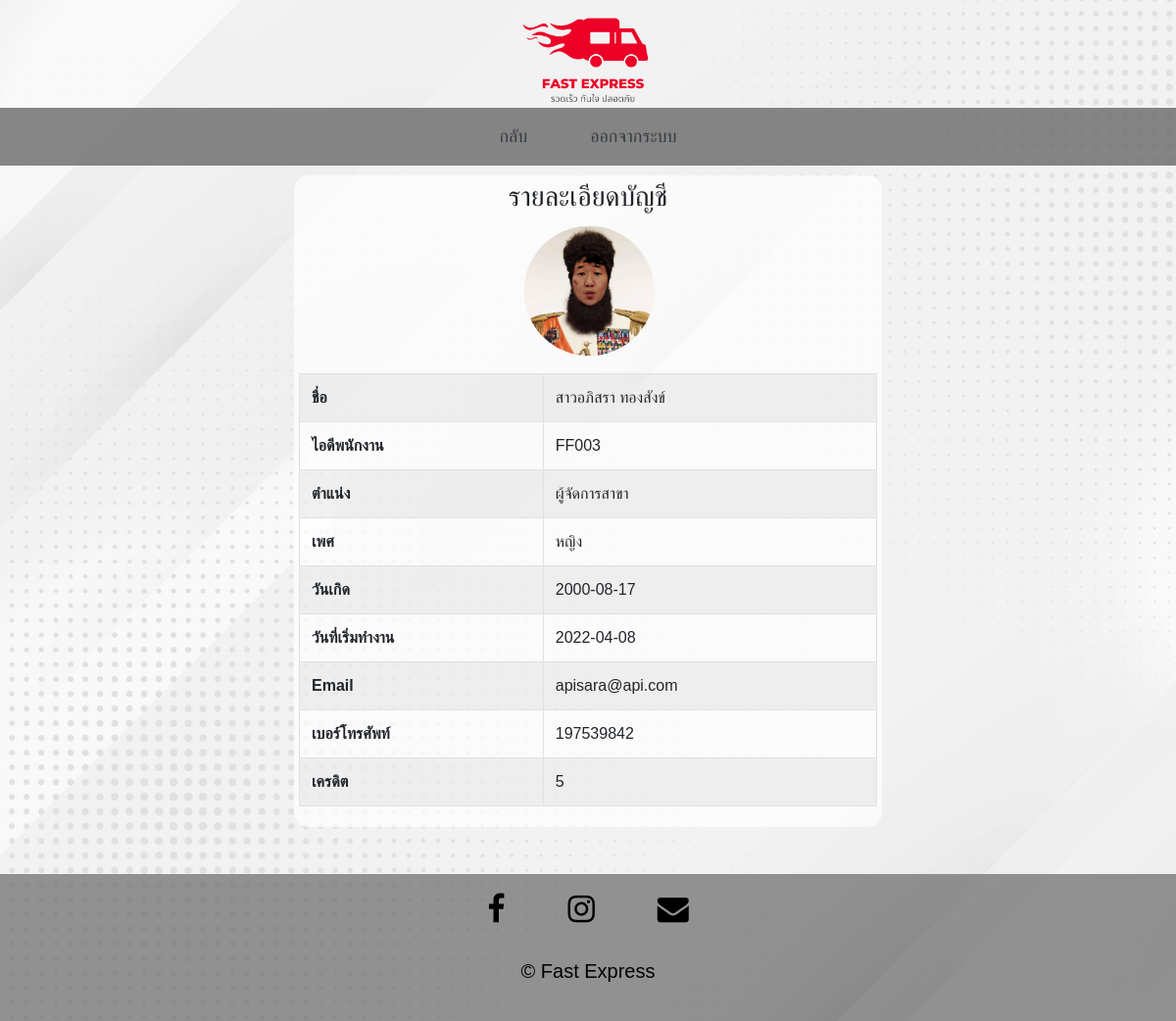
Page /account.php (signed in) on the committed database.
### tables this page shows
CREATE TABLE `staff` (
  `StaffID` varchar(30) NOT NULL,
  `Name` varchar(30) NOT NULL,
  `Designation` varchar(30) NOT NULL,
  `Gender` varchar(10) NOT NULL,
  `DOB` date NOT NULL,
  `DOJ` date NOT NULL,
  `Salary` int(11) NOT NULL,
  `Mobile` bigint(20) NOT NULL,
  `Email` varchar(30) NOT NULL,
  `Credits` int(11) NOT NULL DEFAULT 0
);

### account.php (the view, shortened to what this page needs)
<?php
    include("db_connect.php");
    $id = $_SESSION['id'];
    $sql = "SELECT * FROM staff WHERE StaffID='$id'";
    $result = mysqli_query($conn, $sql);
    $staff = mysqli_fetch_assoc($result);
?>
<!DOCTYPE html>
<html>
    <head>
        <link rel="stylesheet" href="style/bootstrap.css">
        <link rel="stylesheet" href="style/index_styles.css">
        <link rel="stylesheet" href="https://cdnjs.cloudflare.com/ajax/libs/font-awesome/4.7.0/css/font-awesome.min.css">
        <body style="background-image:url(images/bbg2.jpg)">
    </head>
    <body style="font-family: Arial, Helvetica, sans-serif;">
        <div ><img src="Images/fa.png" id="logo" style="height: 100px !important; margin-top: 10px !important;"  ></div>
        <nav class="navbar navbar-toggleable-md navbar-expand-lg navbar-default navbar-light mb-10" style="background-color: rgba(105, 105, 105, 0.8);">
            <div class="container">
                <div class="collapse navbar-collapse" id="mainNav">
                    <div class="navbar-nav  " style="margin: 0 auto; font-size: large;">
                        <a class="nav-item nav-link text-dark mr-5  " href="staff.php">กลับ</a>
                        <a class="nav-item nav-link text-dark" href="logout.php" >ออกจากระบบ</a>
                    </div>
                </div>
            </div>
        </nav>
        <div class="container text-center" style="width : 50%; background-color: rgba(255, 255, 255, 0.7); margin-top: 10px; border-radius:15px; padding: 5px;">
            <h3 >รายละเอียดบัญชี</h3>
            <img src="Images/profile.png" style="margin:0 auto; height: 140px; width: 140px; margin-bottom: 15px;">
            <table class="text-left table table-bordered table-striped" >
                <tr><td style="font-weight:bold;">ชื่อ</td><td><?php echo $staff['Name']; ?></td></tr>
                <tr><td style="font-weight:bold;">ไอดีพนักงาน</td><td><?php echo $staff['StaffID']; ?></td></tr>
                <tr><td style="font-weight:bold;">ตำแน่ง</td><td><?php echo $staff['Designation']; ?></td></tr>
                <tr><td style="font-weight:bold;">เพศ</td><td><?php echo $staff['Gender']; ?></td></tr>
                <tr><td style="font-weight:bold;">วันเกิด</td><td><?php echo $staff['DOB']; ?></td></tr>
                <tr><td style="font-weight:bold;">วันที่เริ่มทำงาน</td><td><?php echo $staff['DOJ']; ?></td></tr>
                <tr><td style="font-weight:bold;">Email</td><td><?php echo $staff['Email']; ?></td></tr>
                <tr><td style="font-weight:bold;">เบอร์โทรศัพท์</td><td><?php echo $staff['Mobile']; ?></td></tr>
                <tr><td style="font-weight:bold;">เครดิต</td><td><?php echo $staff['Credits']; ?></td></tr>
            </table>
        </div>
        <div class="container-fluid text-center mt-5" style="background-color: rgba(105, 105, 105, 0.7); padding: 20px; position: relative;">
            <div class="i-bar" style="display: flex; flex-direction: row; flex-wrap: wrap; justify-content:center; margin-bottom: 2em;">
                <a class="fa fa-facebook " href="#" style="border: none; text-decoration: none;  margin: 0em 1em; color:black; font-size: xx-large;"></a>
                <a class="fa fa-instagram" href="#" style="border: none; text-decoration: none;  margin: 0em 1em; color:black; font-size: xx-large;"></a>
                <a class="fa fa-envelope " href="#" style="border: none; text-decoration: none;  margin: 0em 1em; color:black; font-size: xx-large;"></a>
            </div>
            <p class="credit" style="font-size: 20px; font-stretch: 3px; text-align: center; color: black;">© Fast Express</p>
        </div>
    </body>
    </body>
</html>

### style/index_styles.css (style rules this page uses)
body, html { margin: 0; height: 100%; background-image: url('Images/bbg2.jpg'); background-position: center; background-repeat: no-repeat; background-size: cover; overflow-x: hidden; position: relative; z-index: -99; font-family: Arial, Helvetica, sans-serif !important; }
#logo { height: 100px !important; width: auto; margin: 0 auto; display: block; text-align: center; z-index: 9; }

### rows in the picture
staff: Name "สาวอภิสรา ทองสังข์", StaffID "FF003", Designation "ผู้จัดการสาขา", Gender "หญิง", DOB "2000-08-17", DOJ "2022-04-08", Email "apisara@api.com", Mobile "197539842", Credits "5"
